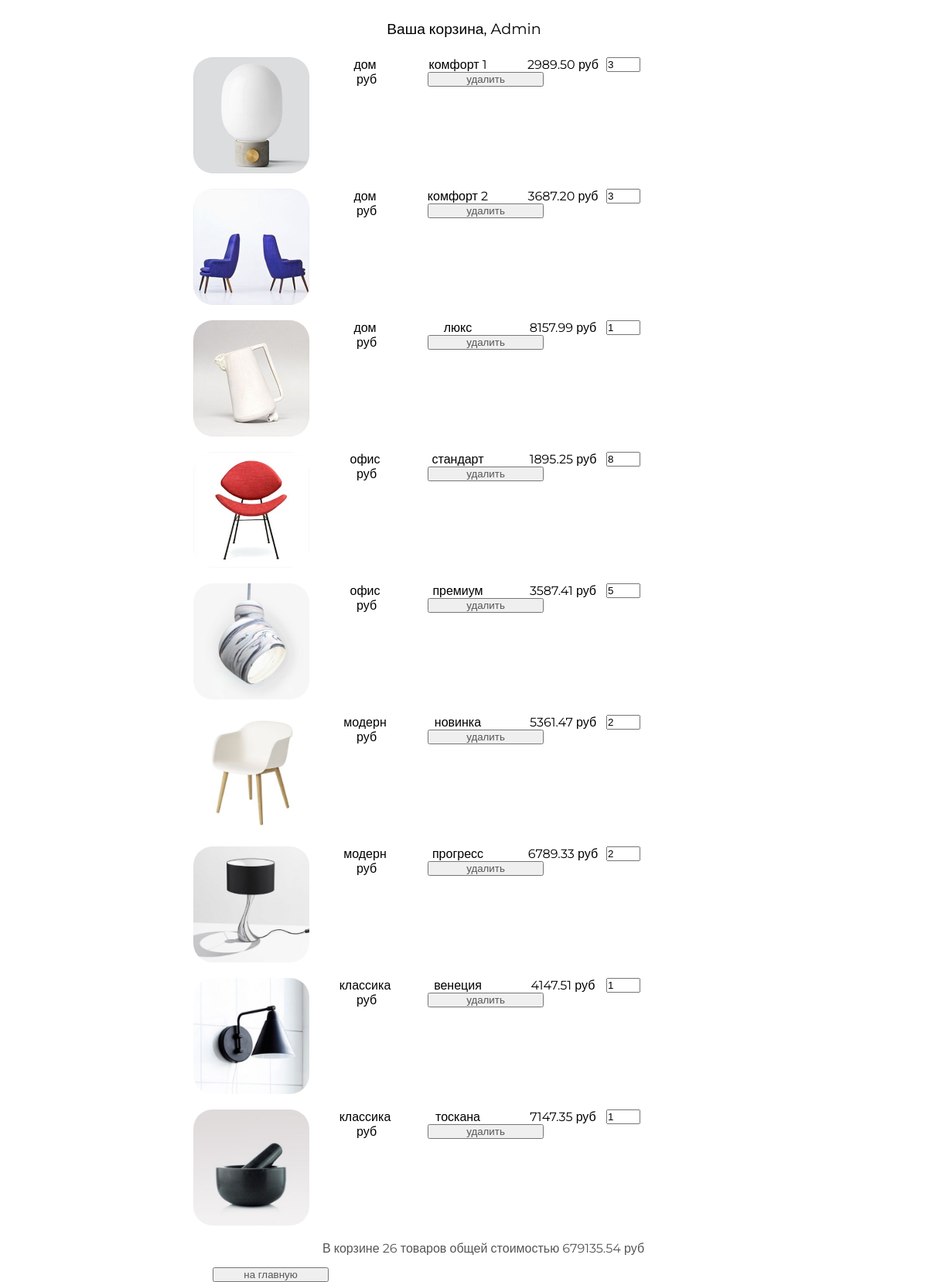
Page /basket/ (signed in) on the earlier database version.
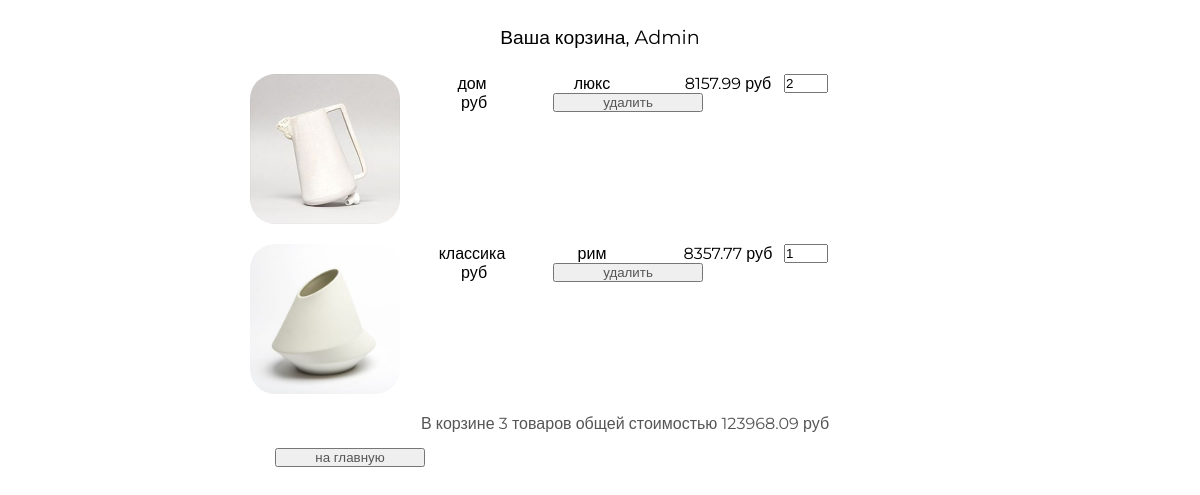
Same page on the later database version.
### basketapp/models.py (models this page shows)
class Basket(models.Model):
    user = models.ForeignKey(settings.AUTH_USER_MODEL,
                             on_delete=models.CASCADE, related_name="basket")
    product = models.ForeignKey(Product, on_delete=models.CASCADE)
    quantity = models.PositiveIntegerField(
        verbose_name="количество", default=0)
    add_datetime = models.DateTimeField(
        verbose_name="время добавления", auto_now_add=True)
    total_price = models.PositiveIntegerField(
        verbose_name="общая цена", default=0, blank=True)
    @property
    def product_cost(self):
        return self.product.price * self.product.quantity
    @property
    def total_quantity(self):
        _items = Basket.objects.filter(user=self.user)
        _totalquantity = sum(list(map(lambda x: x.quantity, _items)))
        return _totalquantity
    @property
    def total_cost(self):
        _items = Basket.objects.filter(user=self.user)
        _totalcost = sum(list(map(lambda x: x.product_cost, _items)))
        return _totalcost

### mainapp/models.py (models this page shows, shortened)
class Product(models.Model):
    category = models.ForeignKey(ProductCategory, on_delete=models.CASCADE)
    name = models.CharField(verbose_name="имя продукта", max_length=128)
    image = models.ImageField(upload_to="products_images", blank=True)
    short_desc = models.CharField(
        verbose_name="краткое описание продукта", max_length=60, blank=True)
    description = models.TextField(
        verbose_name="описание продукта", blank=True)
    price = models.DecimalField(
        verbose_name="цена продукта", max_digits=8, decimal_places=2, default=0)
    quantity = models.PositiveIntegerField(
        verbose_name="количество на складе", default=0)
    is_active = models.BooleanField(
        verbose_name="продукт активен", default=True)

class ProductCategory(models.Model):
    name = models.CharField(verbose_name="имя", max_length=64, unique=True)
    description = models.TextField(verbose_name="описание", blank=True)
    is_active = models.BooleanField(
        verbose_name="категория активна", default=True)

### authapp/models.py (models this page shows)
class ShopUser(AbstractUser):
    avatar = models.ImageField(upload_to="users_avatars", blank=True)
    age = models.PositiveIntegerField(verbose_name="возраст")

### basketapp/views.py (the view)
# urls.py: path("", basketapp.basket, name="view"),
@login_required
def basket(request):
    title = "корзина"
    basket_items = Basket.objects.filter(
        user=request.user).order_by("product__category")
    content = {"title": title, "basket_items": basket_items,
               "media_url": settings.MEDIA_URL}
    return render(request, "basketapp/basket.html", content)

### basketapp/templates/basketapp/basket.html
{% extends 'basketapp/base.html' %} {% load static %} {% block content %}
<div class="basket_list">
    {% include 'basketapp/includes/inc_basket_list.html' %}
</div>
<button class="btn btn-round">
    <a href="{% url 'main' %}">
        на главную
    </a>
</button> {% endblock %}

### basketapp/templates/basketapp/includes/inc_basket_list.html
{% for item in basket_items %}
<div class="basket_record">
    <img src="{{ media_url }}{{ item.product.image }}" alt="{{ item.product.short_desc }}">
    <span class="category_name">{{ item.product.category.name }}</span>
    <span class="product_name">{{ item.product.name }}</span>
    <span class="product_price">{{ item.product.price }}&nbspруб</span>
    <input type="number" name="{{ item.pk }}" min="0" value="{{ item.quantity }}">
    <span class="product_cost">{{ item.cost }}&nbspруб</span>
    <button class="btn btn-round">
        <a href="{% url 'basket:remove' item.pk %}" class="">
            удалить
        </a>
    </button>
</div>
{% endfor %}
{% if basket_items %}
<div class="basket_summary">
    В корзине {{ basket_items.0.total_quantity }} товаров общей стоимостью
    {{ basket_items.0.total_cost }} руб
</div>
{% endif %}

Differences in the rows shown:
removed Basket: product.image (picture), product.category.name "дом", product.name "комфорт 1", product.price "2989.50", quantity "3", user+quantity "26", user+product "679135.54"
removed Basket: product.image (picture), product.category.name "дом", product.name "комфорт 2", product.price "3687.20", quantity "3"
removed Basket: product.image (picture), product.category.name "дом", product.name "люкс", product.price "8157.99", quantity "1"
removed Basket: product.image (picture), product.category.name "офис", product.name "стандарт", product.price "1895.25", quantity "8"
removed Basket: product.image (picture), product.category.name "офис", product.name "премиум", product.price "3587.41", quantity "5"
removed Basket: product.image (picture), product.category.name "модерн", product.name "новинка", product.price "5361.47", quantity "2"
removed Basket: product.image (picture), product.category.name "модерн", product.name "прогресс", product.price "6789.33", pk "2"
removed Basket: product.image (picture), product.category.name "классика", product.name "венеция", product.price "4147.51", quantity "1"
removed Basket: product.image (picture), product.category.name "классика", product.name "тоскана", product.price "7147.35", quantity "1"
added Basket: product.image (picture), product.category.name "дом", product.name "люкс", product.price "8157.99", quantity "2", user+quantity "3", user+product "123968.09"
added Basket: product.image (picture), product.category.name "классика", product.name "рим", product.price "8357.77", quantity "1"
